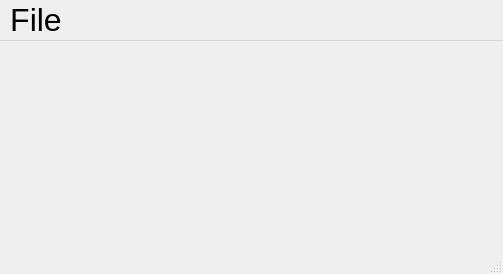
<?xml version="1.0" encoding="UTF-8"?>
<ui version="4.0">
 <class>MainWindow</class>
 <widget class="QMainWindow" name="MainWindow">
  <property name="geometry">
   <rect>
    <x>0</x>
    <y>0</y>
    <width>503</width>
    <height>274</height>
   </rect>
  </property>
  <property name="windowTitle">
   <string>MainWindow</string>
  </property>
  <widget class="QWidget" name="centralwidget">
   <layout class="QVBoxLayout" name="verticalLayout">
    <item>
     <widget class="QLabel" name="label">
      <property name="text">
       <string/>
      </property>
     </widget>
    </item>
   </layout>
  </widget>
  <widget class="QMenuBar" name="menubar">
   <property name="geometry">
    <rect>
     <x>0</x>
     <y>0</y>
     <width>503</width>
     <height>34</height>
    </rect>
   </property>
   <property name="font">
    <font>
     <pointsize>24</pointsize>
     <bold>false</bold>
    </font>
   </property>
   <widget class="QMenu" name="menuFile">
    <property name="title">
     <string>File</string>
    </property>
    <addaction name="actionOpen"/>
    <addaction name="actionQuit"/>
   </widget>
   <addaction name="menuFile"/>
  </widget>
  <widget class="QStatusBar" name="statusbar"/>
  <action name="actionOpen">
   <property name="text">
    <string>Open</string>
   </property>
   <property name="shortcut">
    <string>Ctrl+O</string>
   </property>
  </action>
  <action name="actionQuit">
   <property name="text">
    <string>Quit</string>
   </property>
   <property name="shortcut">
    <string>Ctrl+Q</string>
   </property>
  </action>
 </widget>
 <resources/>
 <connections>
  <connection>
   <sender>actionQuit</sender>
   <signal>triggered()</signal>
   <receiver>MainWindow</receiver>
   <slot>close()</slot>
   <hints>
    <hint type="sourcelabel">
     <x>-1</x>
     <y>-1</y>
    </hint>
    <hint type="destinationlabel">
     <x>251</x>
     <y>136</y>
    </hint>
   </hints>
  </connection>
  <connection>
   <sender>actionOpen</sender>
   <signal>triggered()</signal>
   <receiver>MainWindow</receiver>
   <slot>openImageFile()</slot>
   <hints>
    <hint type="sourcelabel">
     <x>-1</x>
     <y>-1</y>
    </hint>
    <hint type="destinationlabel">
     <x>251</x>
     <y>136</y>
    </hint>
   </hints>
  </connection>
 </connections>
 <slots>
  <slot>openImageFile()</slot>
 </slots>
</ui>
